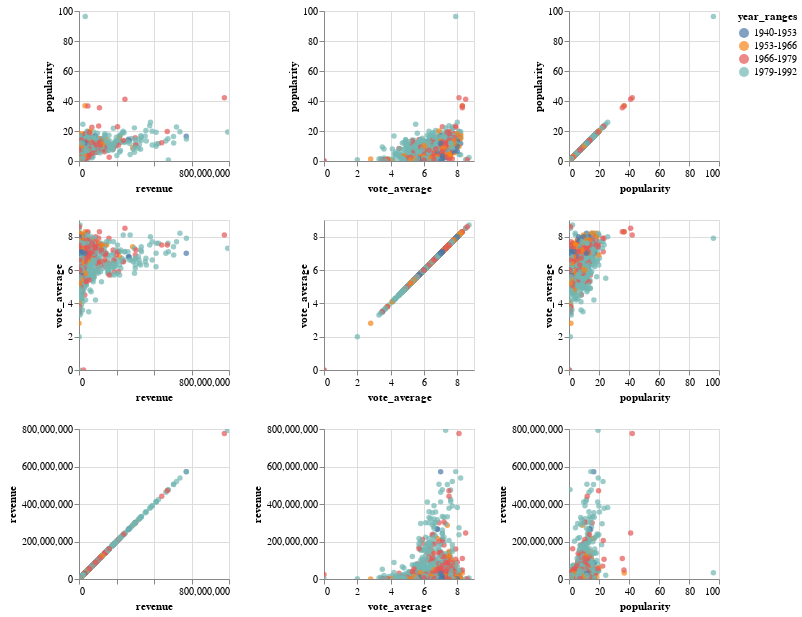

Notebook code for this chart:
### Code cell
source = met_years[["budget", "revenue", "vote_average", "popularity"]].copy()
source["year_ranges"] = year_ranges

alt.data_transformers.disable_max_rows()
# to exclude the dominant coloumn/s exchange source in the next line to source[source.year_ranges != "2005-2017"]
# or to source[source.year_ranges != "2005-2017"][source.year_ranges != "1992-2005"]
alt.Chart(source[source.year_ranges != "2005-2017"][source.year_ranges != "1992-2005"]).mark_circle().encode(
    alt.X(alt.repeat("column"), type='quantitative'),
    alt.Y(alt.repeat("row"), type='quantitative'),
    color='year_ranges'
).properties(
    width=150,
    height=150
).repeat(
    row=['popularity', 'vote_average', 'revenue'],
    column=['revenue', 'vote_average', 'popularity']
).interactive()

### Figure 1 — Vega-Lite specification as saved in the notebook (floating-point values rounded to 4 significant figures; data arrays with more than 128 entries replaced by an {"elided": "..."} marker saying what was removed)
{"config": {"view": {"continuousWidth": 400, "continuousHeight": 300}}, "repeat": {"column": ["revenue", "vote_average", "popularity"], "row": ["popularity", "vote_average", "revenue"]}, "spec": {"data": {"name": "data-f1ab57b3ba1e8711fec3489488bdb673"}, "mark": "circle", "encoding": {"color": {"type": "nominal", "field": "year_ranges"}, "x": {"type": "quantitative", "field": {"repeat": "column"}}, "y": {"type": "quantitative", "field": {"repeat": "row"}}}, "height": 150, "selection": {"selector001": {"type": "interval", "bind": "scales", "encodings": ["x", "y"]}}, "width": 150}, "$schema": "https://vega.github.io/schema/vega-lite/v4.8.1.json", "datasets": {"data-f1ab57b3ba1e8711fec3489488bdb673": {"elided": "1165 records"}}}
